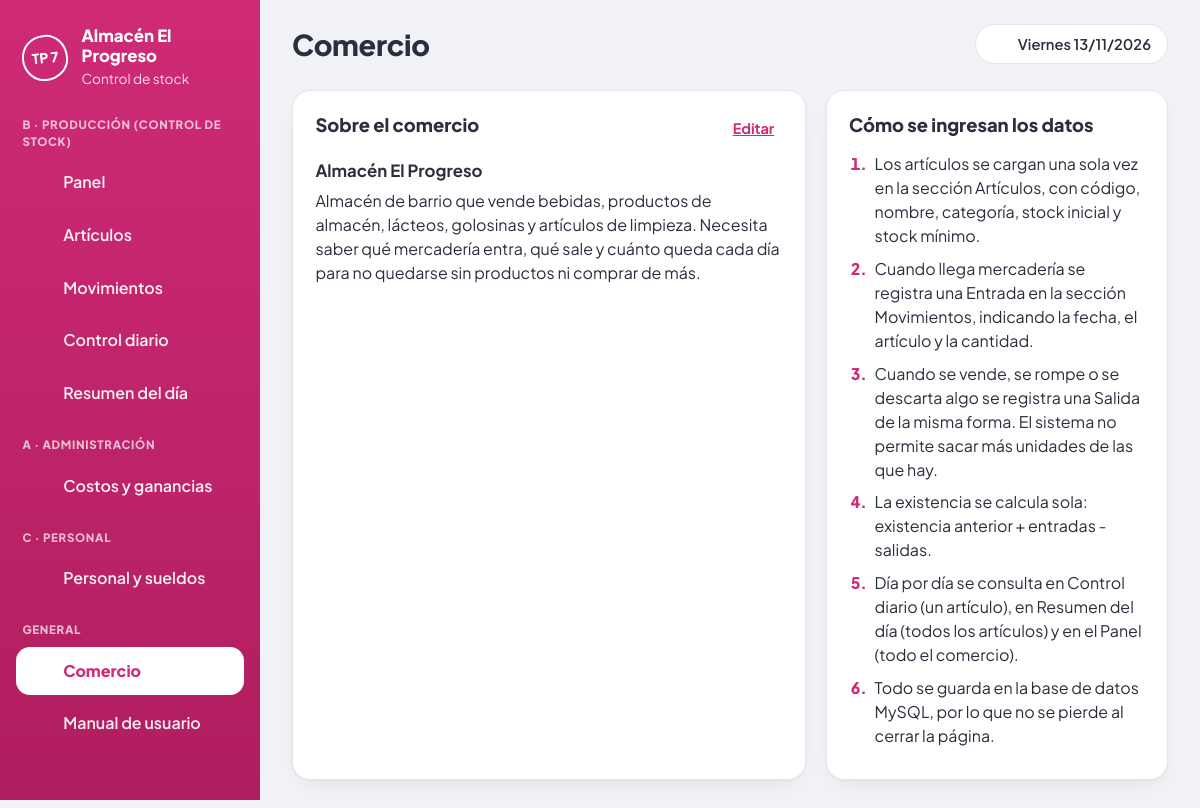
Page /comercio.php on the committed database.
### tables this page shows
CREATE TABLE comercio (
  id          INT          NOT NULL PRIMARY KEY,
  nombre      VARCHAR(80)  NOT NULL,
  descripcion TEXT         NOT NULL,
  integrantes VARCHAR(120) NOT NULL DEFAULT '',
  ingreso     TEXT         NOT NULL
);

### config.php (called while the page is built, shortened)
<?php
function db(): PDO
{
    static $pdo = null;
    if ($pdo === null) {
        $pdo = new PDO(
            'mysql:host=' . DB_HOST . ';dbname=' . DB_NAME . ';charset=utf8mb4',
            DB_USER,
            DB_PASS,
            [
                PDO::ATTR_ERRMODE            => PDO::ERRMODE_EXCEPTION,
                PDO::ATTR_DEFAULT_FETCH_MODE => PDO::FETCH_ASSOC,
                PDO::ATTR_EMULATE_PREPARES   => false,
            ]
        );
    }
    return $pdo;
}

### comercio.php (the view, shortened to what this page needs)
<?php
require_once __DIR__ . '/includes/funciones.php';
$titulo = 'Comercio';
$activo = 'comercio.php';
require __DIR__ . '/includes/cabecera.php';
$editando = get('editar') === '1';
$pasos = array_filter(array_map('trim', explode("\n", $comercio['ingreso'])), 'strlen');
?>
<?php if ($editando): ?>
<section class="tarjeta">
    <div class="tarjeta-cab">
        <h2>Editar datos del comercio</h2>
    </div>
    <form method="post" action="comercio.php" class="formulario">
        <?= csrf_campo() ?>
        <div class="campo campo-ancho">
            <label for="nombre">Nombre del comercio</label>
            <input type="text" id="nombre" name="nombre" maxlength="80" required value="<?= e($comercio['nombre']) ?>">
        </div>
        <div class="campo campo-ancho">
            <label for="integrantes">Integrantes del equipo (hasta 2)</label>
            <input type="text" id="integrantes" name="integrantes" maxlength="120" value="<?= e($comercio['integrantes']) ?>">
        </div>
        <div class="campo campo-completo">
            <label for="descripcion">Descripción del comercio</label>
            <textarea id="descripcion" name="descripcion" rows="4" maxlength="1000"><?= e($comercio['descripcion']) ?></textarea>
        </div>
        <div class="campo campo-completo">
            <label for="ingreso">Forma de ingreso de datos (un paso por línea)</label>
            <textarea id="ingreso" name="ingreso" rows="9" maxlength="2000"><?= e($comercio['ingreso']) ?></textarea>
        </div>
        <div class="acciones campo-completo">
            <button type="submit" class="boton">Guardar datos</button>
            <a class="boton sec" href="comercio.php">Cancelar</a>
        </div>
    </form>
</section>
<?php else: ?>
<div class="rejilla dos-col">
    <section class="tarjeta">
        <div class="tarjeta-cab">
            <h2>Sobre el comercio</h2>
            <a class="enlace" href="comercio.php?editar=1">Editar</a>
        </div>
        <h3><?= e($comercio['nombre']) ?></h3>
        <p class="texto"><?= nl2br(e($comercio['descripcion'])) ?></p>
    </section>
    <section class="tarjeta">
        <div class="tarjeta-cab">
            <h2>Cómo se ingresan los datos</h2>
        </div>
        <?php if (!$pasos): ?>
            <p class="vacio">Todavía no se describió la forma de ingreso de datos.</p>
        <?php else: ?>
            <ol class="pasos">
                <?php foreach ($pasos as $paso): ?>
                    <li><?= e($paso) ?></li>
                <?php endforeach; ?>
            </ol>
        <?php endif; ?>
    </section>
</div>
<?php endif; ?>
<?php require __DIR__ . '/includes/pie.php'; ?>

### includes/cabecera.php (shortened to what this page needs)
<?php
require_once __DIR__ . '/funciones.php';
try {
    $comercio = datos_comercio();
} catch (PDOException $ex) {
    http_response_code(500);
    ?>
<!DOCTYPE html>
<html lang="es">
<head>
    <meta charset="UTF-8">
    <meta name="viewport" content="width=device-width, initial-scale=1">
    <title>Error de conexión</title>
    <link rel="stylesheet" href="css/estilos.css">
</head>
<body class="pagina-error">
    <div class="tarjeta error-db">
        <h1>No se pudo conectar a la base de datos</h1>
        <p>Revisá que MySQL esté encendido, que hayas importado <code>database.sql</code>
           y que los datos de <code>config.php</code> sean correctos.</p>
        <p class="suave">Detalle técnico: <?= e($ex->getMessage()) ?></p>
    </div>
</body>
</html>
    <?php
    exit;
}
$hoy    = hoy();
$titulo = $titulo ?? 'Panel';
$activo = $activo ?? '';
$menu = [
    'B · Producción (control de stock)' => [
        'index.php'       => ['Panel',           'panel'],
        'articulos.php'   => ['Artículos',       'articulos'],
        'movimientos.php' => ['Movimientos',     'movimientos'],
        'control.php'     => ['Control diario',  'control'],
        'resumen.php'     => ['Resumen del día', 'resumen'],
    ],
    'A · Administración' => [
        'administracion.php' => ['Costos y ganancias', 'administracion'],
    ],
    'C · Personal' => [
        'personal.php'    => ['Personal y sueldos', 'personal'],
    ],
    'General' => [
        'comercio.php'    => ['Comercio',         'comercio'],
        'manual.html'     => ['Manual de usuario', 'manual'],
    ],
];
?>
<!DOCTYPE html>
<html lang="es">
<head>
    <link rel="stylesheet" href="css/estilos.css">
</head>
<body>
<div class="app">
    <aside class="lateral">
        <div class="marca">
            <span class="sello" aria-hidden="true">TP 7</span>
            <div>
                <strong><?= e($comercio['nombre']) ?></strong>
                <small>Control de stock</small>
            </div>
        </div>
        <nav class="menu" aria-label="Secciones">
            <?php foreach ($menu as $grupo => $items): ?>
                <p class="menu-titulo"><?= e($grupo) ?></p>
                <?php foreach ($items as $archivo => $item): ?>
                    <a href="<?= e($archivo) ?>"<?= $archivo === $activo ? ' class="activo" aria-current="page"' : '' ?>>
                        <?= icono($item[1]) ?><span><?= e($item[0]) ?></span>
                    </a>
                <?php endforeach; ?>
            <?php endforeach; ?>
        </nav>
    </aside>
    <div class="contenido">
        <header class="barra-sup">
            <h1><?= e($titulo) ?></h1>
            <p class="fecha-hoy"><?= icono('hoy') ?><?= e(dia_semana($hoy)) ?> <?= e(fmt_fecha($hoy)) ?></p>
        </header>
        <main>

### css/estilos.css (style rules this page uses)
:root { --rosa: #CF2A76; --rosa-oscuro: #A81C5B; --rosa-vivo: #EC4C8F; --rosa-medio: #F4A9C8; --rosa-claro: #FCE8F1; --gris-fondo: #F1F2F5; --gris-claro: #F7F8FA; --gris-borde: #E3E5EB; --gris-borde-fuerte: #C9CDD8; --gris-medio: #AEB3C2; --gris-suave: #6A7085; --gris-barra: #8B91A5; --gris-oscuro: #3B3F51; --texto: #2B2E3D; --f-texto: "Plus Jakarta Sans", system-ui, "Segoe UI", -apple-system, sans-serif; }
*, *::before, *::after { box-sizing: border-box; }
html { -webkit-text-size-adjust: 100%; }
body { margin: 0; background: var(--gris-fondo); color: var(--texto); font-family: var(--f-texto); font-size: 1rem; line-height: 1.5; }
h1, h2, h3 { margin: 0; line-height: 1.25; }
h2 { font-size: 1.15rem; font-weight: 800; }
h3 { font-size: 1.05rem; font-weight: 700; margin-bottom: .5rem; }
p { margin: 0 0 .6rem; }
a { color: inherit; }
.app { display: grid; grid-template-columns: 260px minmax(0, 1fr); min-height: 100vh; }
.contenido { min-width: 0; }
main { padding: .6rem 2rem 3rem; max-width: 1240px; }
.lateral { position: sticky; top: 0; height: 100vh; display: flex; flex-direction: column; gap: 1.6rem; padding: 1.6rem 1rem; overflow-y: auto; color: #fff; background: linear-gradient(180deg, #CF2A76 0%, #B01E5F 100%); }
.marca { display: flex; align-items: center; gap: .8rem; padding: 0 .4rem; }
.marca strong { display: block; font-size: 1.05rem; line-height: 1.2; font-weight: 800; }
.marca small { color: rgba(255, 255, 255, .85); font-size: .85rem; }
.sello { flex: none; display: grid; place-items: center; width: 2.9rem; height: 2.9rem; border: 2.5px solid #fff; border-radius: 50% 46% 52% 48% / 48% 52% 46% 50%; font-weight: 800; font-size: .85rem; transform: rotate(-6deg); }
.menu { display: flex; flex-direction: column; gap: .3rem; }
.menu a { display: flex; align-items: center; gap: .8rem; padding: .75rem .9rem; border-radius: 14px; color: rgba(255, 255, 255, .92); font-weight: 600; text-decoration: none; }
.menu a.activo { background: #fff; color: var(--rosa); font-weight: 800; }
.barra-sup { display: flex; justify-content: space-between; align-items: center; gap: 1rem; flex-wrap: wrap; padding: 1.5rem 2rem 1rem; max-width: 1240px; }
.barra-sup h1 { font-size: 1.8rem; font-weight: 800; letter-spacing: -.01em; }
.fecha-hoy { display: inline-flex; align-items: center; gap: .5rem; margin: 0; padding: .5rem 1rem; background: #fff; border: 1px solid var(--gris-borde); border-radius: 999px; font-weight: 600; font-size: .92rem; }
.tarjeta { background: #fff; border: 1px solid var(--gris-borde); border-radius: 18px; padding: 1.4rem; margin-bottom: 1.25rem; box-shadow: 0 1px 2px rgba(43, 46, 61, .04), 0 10px 24px -14px rgba(43, 46, 61, .14); }
.tarjeta-cab { display: flex; justify-content: space-between; align-items: flex-start; flex-wrap: wrap; gap: .6rem 1rem; margin-bottom: 1rem; }
.rejilla { display: grid; gap: 1.25rem; margin-bottom: 1.25rem; }
.rejilla .tarjeta { margin-bottom: 0; }
.dos-col { grid-template-columns: minmax(0, 1.5fr) minmax(0, 1fr); }
.texto { max-width: 65ch; }
.enlace { padding: .3rem .5rem; border: 0; background: none; color: var(--rosa); font: inherit; font-size: .9rem; font-weight: 700; text-decoration: underline; cursor: pointer; }
.pasos { max-width: 62ch; margin: 0; padding-left: 1.3rem; }
.pasos li { margin: .55rem 0; padding-left: .3rem; }
.pasos li::marker { color: var(--rosa); font-weight: 800; }
.menu-titulo { margin: .9rem .4rem .2rem; font-size: .72rem; font-weight: 800; letter-spacing: .06em; text-transform: uppercase; color: rgba(255, 255, 255, .7); }
.menu-titulo:first-child { margin-top: 0; }

### rows in the picture
comercio: nombre "Almacén El Progreso", descripcion "Almacén de barrio que vende bebidas, productos de almacén, lácteos, golosinas y artículos de limpieza. Necesita saber qué mercadería entra, qué sale y cuánto queda cada día para no quedarse sin productos ni comprar de más.", ingreso "Los artículos se cargan una sola vez en la sección Artículos, con código, nombre, categoría, stock inicial y stock mínimo.", ingreso "Cuando llega mercadería se registra una Entrada en la sección Movimientos, indicando la fecha, el artículo y la cantidad.", ingreso "Cuando se vende, se rompe o se descarta algo se registra una Salida de la misma forma. El sistema no permite sacar más unidades de las que hay.", ingreso "La existencia se calcula sola: existencia anterior + entradas - salidas.", ingreso "Día por día se consulta en Control diario (un artículo), en Resumen del día (todos los artículos) y en el Panel (todo el comercio).", ingreso "Todo se guarda en la base de datos MySQL, por lo que no se pierde al cerrar la página."

### other values in the picture
$grupo "B · PRODUCCIÓN (CONTROL DE STOCK)"
$item[0] "Panel"
$item[0] "Artículos"
$item[0] "Movimientos"
$item[0] "Control diario"
$item[0] "Resumen del día"
$grupo "A · ADMINISTRACIÓN"
$item[0] "Costos y ganancias"
$grupo "C · PERSONAL"
$item[0] "Personal y sueldos"
$grupo "GENERAL"
$item[0] "Comercio"
$item[0] "Manual de usuario"
$titulo "Comercio"
dia_semana($hoy) "Viernes"
